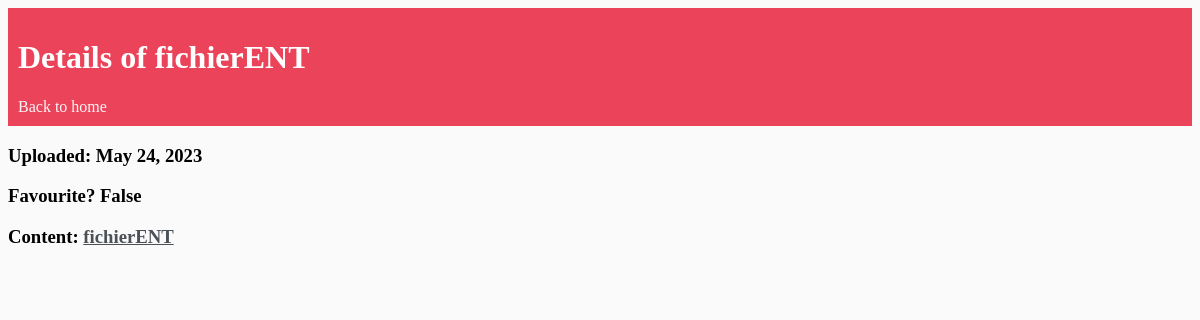
/fichier/1 (signed in), run on the app's committed database.
### basefinale/models.py (models this page shows)
class Fichier(models.Model):
    user = models.ForeignKey(User, on_delete=models.CASCADE)
    title = models.CharField(unique=True,max_length=200)
    favourite = models.BooleanField()
    upload_date = models.DateField(auto_now_add=True)
    content = models.FileField(upload_to='public', null=True)
    company = models.ForeignKey("Entreprise", on_delete=models.CASCADE)
    def __str__(self):
            return self.title

### basefinale/views.py (the view)
# urls.py: path('fichier/<int:pk>', FileDetail.as_view(), name='fichier'),
class FileDetail(LoginRequiredMixin, DetailView):
    model = Fichier
    context_object_name = 'file'

### basefinale/templates/basefinale/fichier_detail.html
{% extends 'basefinale/main.html' %}
{% block content %}
<div class="header-bar">
    <div>
        <h1>Details of {{file}}</h1>
    </div>
    <a href="{% url 'files' %}">Back to home</a>
</div>
<h3>Uploaded: {{file.upload_date}}</h3>
<h3>Favourite? {{file.favourite}}</h3>
<h3>Content: <a href="http://127.0.0.1:8000/media/{{file.content}}">{{file.title}}</a></h3>
{% endblock content %}

### basefinale/templates/basefinale/main.html (style rules this page uses)
body { background-color: #fafafa; font-family: Calibri; //padding-top: 0; }
h1, h2, h3, h4, h5, h6, { font-family: Calibri; }
a, p { color: #4b5156 }
.header-bar { //display: flex; justify-content: space-between; color: #fff; padding: 10px; //border-radius: 5px 5px 0 0; //background-color: linear-gradient(90deg, #EEA390 0%, #EB796F 43%, #EB796F 100%); background-color: #eb445a; }
.header-bar a { color: rgb(247, 247, 247); text-decoration: none; }

### data on the page
Fichier: title "fichierENT", upload_date "May 24, 2023", favourite "False"
